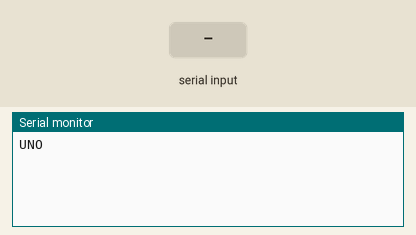
Recording of a sketch running on a simulated Arduino Uno, built with avr-gcc and run on an emulated ATmega328P. Shown: the last lines printed to the serial monitor. Inputs (shaded band) come from the test bench.

Above: at 1.2 s.
1.3 s: "1" received over Serial
At 3.4 s:
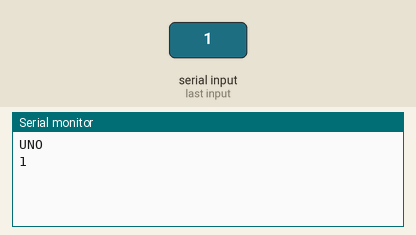
3.8 s: "0" received over Serial
At 5.2 s:
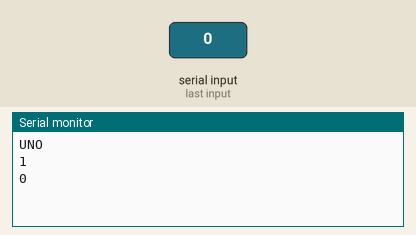
5.3 s: "2" received over Serial
At 7.6 s:
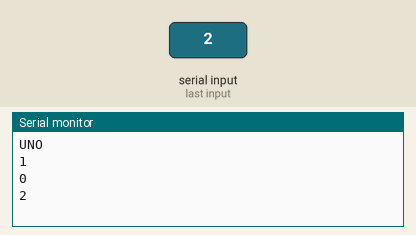

The sketch:

uno.ino
```cpp
#include <SoftwareSerial.h>

SoftwareSerial mySerial(10, 11);
void setup() {
  Serial.begin(9600);
  mySerial.begin(9600);

  Serial.println("UNO");
}

void loop() {
  if (Serial.available() > 0) {
    String msg = Serial.readString();
    Serial.println(msg);
    mySerial.println(msg);
  }
}
```

Measured:
- after the input at 1.3 s, the serial monitor: prints a new line after 1.0 s (image 1)
- after the input at 3.8 s, the serial monitor: prints a new line after 1.0 s (image 2)
- after the input at 5.3 s, the serial monitor: prints a new line after 1.0 s (image 3)
